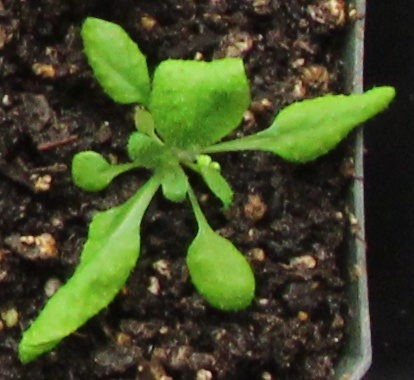
#> input picture sample_data/16C-tray1-2018-07-11/01.JPG, 414 x 380 px
$ python -i trait_extract_parallel.py   (imports and definitions only)   (older library calls are emulated)
#> lines starting #> are read from the running program, lines starting #| are printed output that depends on the picture
'''
Name: trait_extract_parallel.py

Version: 1.0

Summary: Extract plant traits (leaf area, width, height, ) by paralell processing

Author: suxing liu

Author-email: suxingliu@gmail.com

Created: 2018-09-29

USAGE:

time python trait_extract_parallel.py -p /home/suxingliu/plant-image-analysis/data/16C-tray1-2018-07-11/ -ft JPG


'''

# import the necessary packages
import os
import glob

import argparse
from sklearn.cluster import KMeans

from skimage.feature import peak_local_max
from skimage.morphology import watershed, medial_axis
from skimage import img_as_float, img_as_ubyte, img_as_bool, img_as_int
from skimage import measure

from scipy.spatial import distance as dist
from scipy import optimize
from scipy import ndimage

import numpy as np
import argparse
import cv2

import matplotlib.pyplot as plt
import matplotlib.patches as mpatches

from openpyxl import load_workbook
from openpyxl import Workbook

import warnings
# [1 line not run here, left out]

import concurrent.futures
import multiprocessing
from multiprocessing import Pool
from contextlib import closing


MBFACTOR = float(1<<20)

class ComputeCurvature:

    # [9 lines left out: function __init__, not called in this run]

    def calc_r(self, xc, yc):
        """ calculate the distance of each 2D points from the center (xc, yc) """
        return np.sqrt((self.xx-xc)**2 + (self.yy-yc)**2)

    # [28 lines left out: functions f, df, fit, not called in this run]


# generate foloder to store the output results
def mkdir(path):
    # import module
    import os

    # remove space at the beginning
    path=path.strip()
    # remove slash at the end
    path=path.rstrip("\\")

    # path exist?   # True  # False
    isExists=os.path.exists(path)

    # process
    if not isExists:
        # construct the path and folder
        #print path + ' folder constructed!'
        # make dir
        os.makedirs(path)
        return True
    else:
        # if exists, return
        #print path+' path exists!'
        return False


# [257 lines left out: functions color_cluster_seg, medial_axis_image, watershed_seg, comp_external_contour, compute_curv, not called in this run]


def extract_traits(image_file):

    abs_path = os.path.abspath(image_file)

    filename, file_extension = os.path.splitext(image_file)

    file_size = os.path.getsize(image_file)/MBFACTOR

    print("Exacting traits for image : {0} \n".format(str(filename)))

    # make the folder to store the results
    #current_path = abs_path + '/'
    base_name = os.path.splitext(os.path.basename(filename))[0]
    # save folder construction
    mkpath = os.path.dirname(abs_path) +'/' + base_name
    mkdir(mkpath)
    save_path = mkpath + '/'
    #print "results_folder: " + save_path

    if (file_size > 5.0):
        print("It will take some time due to larger file size {0} MB\n".format(str(int(file_size))))
    else:
        print("Segmentaing plant object using automatic color clustering method...\n")


     # load original image
    image = cv2.imread(image_file)
#> image is the input picture: shape (380, 414, 3); mean B, G, R 38.4, 72.4, 64.4

    gray = cv2.cvtColor(image, cv2.COLOR_BGR2GRAY)
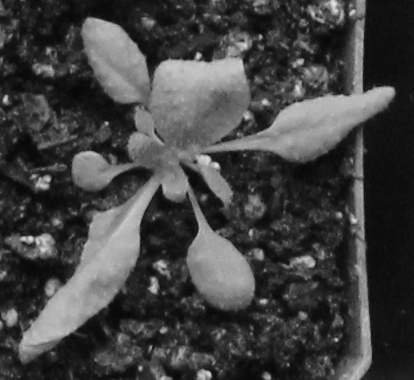
#> gray: shape (380, 414); min 5, max 228, mean 66.1

    #make backup image
    orig = image.copy()

#> (the run stopped early here; a loop or call above may not have finished)

$ run again, on sample_data/16C-tray1-2018-07-11/03.JPG
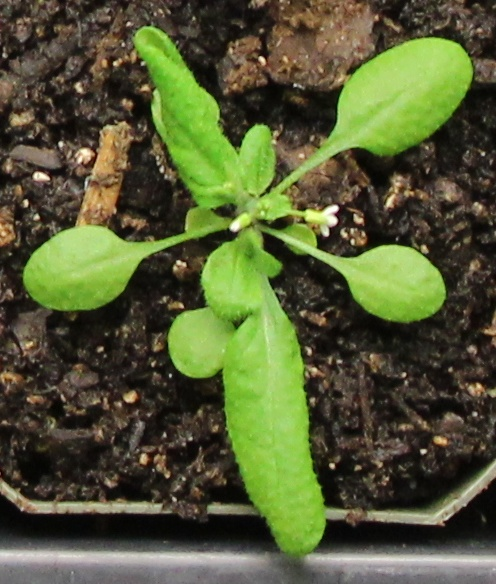
#> input picture sample_data/16C-tray1-2018-07-11/03.JPG, 496 x 584 px
#> in extract_traits, image is the input picture: shape (584, 496, 3); mean B, G, R 53.5, 90.1, 84.3
#> in extract_traits, `gray = cv2.cvtColor(image, cv2.COLOR_BGR2GRAY)`:
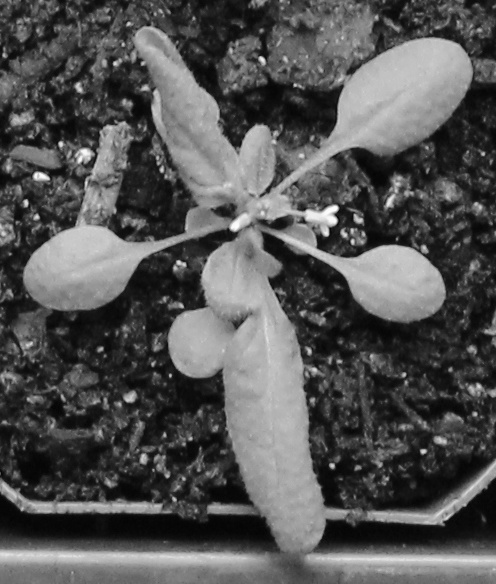
#> gray: shape (584, 496); min 1, max 254, mean 84.2

$ run again, on sample_data/16C-tray1-2018-07-11/04.JPG
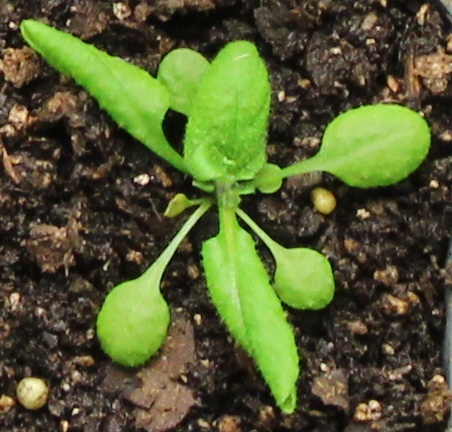
#> input picture sample_data/16C-tray1-2018-07-11/04.JPG, 452 x 432 px
#> in extract_traits, image is the input picture: shape (432, 452, 3); mean B, G, R 49.2, 90.2, 83.8
#> in extract_traits, `gray = cv2.cvtColor(image, cv2.COLOR_BGR2GRAY)`:
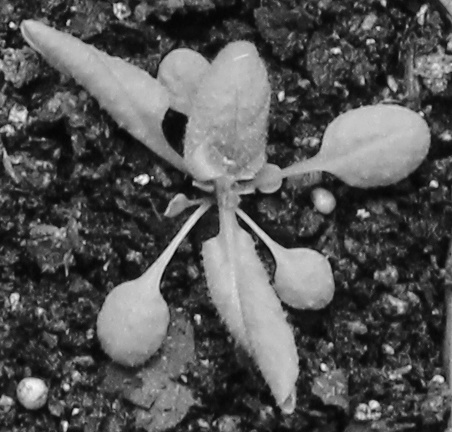
#> gray: shape (432, 452); min 3, max 246, mean 83.6

$ run again, on sample_data/16C-tray1-2018-07-11/05.JPG
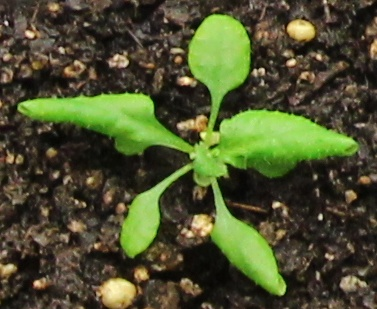
#> input picture sample_data/16C-tray1-2018-07-11/05.JPG, 377 x 309 px
#> in extract_traits, image is the input picture: shape (309, 377, 3); mean B, G, R 46.6, 80.7, 76.5
#> in extract_traits, `gray = cv2.cvtColor(image, cv2.COLOR_BGR2GRAY)`:
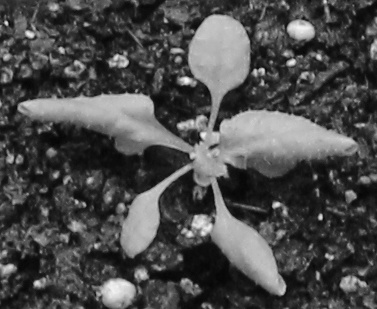
#> gray: shape (309, 377); min 4, max 244, mean 75.5
